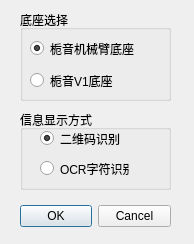
<?xml version="1.0" encoding="UTF-8"?>
<ui version="4.0">
 <class>SettingDialog</class>
 <widget class="QDialog" name="SettingDialog">
  <property name="geometry">
   <rect>
    <x>0</x>
    <y>0</y>
    <width>194</width>
    <height>244</height>
   </rect>
  </property>
  <property name="maximumSize">
   <size>
    <width>194</width>
    <height>244</height>
   </size>
  </property>
  <property name="windowTitle">
   <string>设置</string>
  </property>
  <widget class="QDialogButtonBox" name="buttonBox">
   <property name="geometry">
    <rect>
     <x>20</x>
     <y>200</y>
     <width>151</width>
     <height>32</height>
    </rect>
   </property>
   <property name="orientation">
    <enum>Qt::Horizontal</enum>
   </property>
   <property name="standardButtons">
    <set>QDialogButtonBox::Cancel|QDialogButtonBox::Ok</set>
   </property>
  </widget>
  <widget class="QGroupBox" name="groupBox">
   <property name="geometry">
    <rect>
     <x>20</x>
     <y>10</y>
     <width>151</width>
     <height>91</height>
    </rect>
   </property>
   <property name="title">
    <string>底座选择</string>
   </property>
   <widget class="QRadioButton" name="radioButton_Robotic">
    <property name="geometry">
     <rect>
      <x>10</x>
      <y>30</y>
      <width>107</width>
      <height>17</height>
     </rect>
    </property>
    <property name="text">
     <string>栀音机械臂底座</string>
    </property>
    <property name="checked">
     <bool>true</bool>
    </property>
   </widget>
   <widget class="QRadioButton" name="radioButton_5or4Axis">
    <property name="geometry">
     <rect>
      <x>10</x>
      <y>60</y>
      <width>107</width>
      <height>21</height>
     </rect>
    </property>
    <property name="text">
     <string>栀音V1底座</string>
    </property>
   </widget>
  </widget>
  <widget class="QGroupBox" name="groupBox_2">
   <property name="geometry">
    <rect>
     <x>20</x>
     <y>110</y>
     <width>151</width>
     <height>80</height>
    </rect>
   </property>
   <property name="title">
    <string>信息显示方式</string>
   </property>
   <widget class="QRadioButton" name="radioButton_QR">
    <property name="geometry">
     <rect>
      <x>20</x>
      <y>20</y>
      <width>89</width>
      <height>17</height>
     </rect>
    </property>
    <property name="text">
     <string>二维码识别</string>
    </property>
    <property name="checked">
     <bool>true</bool>
    </property>
   </widget>
   <widget class="QRadioButton" name="radioButton_Info">
    <property name="geometry">
     <rect>
      <x>20</x>
      <y>50</y>
      <width>89</width>
      <height>17</height>
     </rect>
    </property>
    <property name="text">
     <string>OCR字符识别</string>
    </property>
   </widget>
  </widget>
 </widget>
 <resources/>
 <connections>
  <connection>
   <sender>buttonBox</sender>
   <signal>accepted()</signal>
   <receiver>SettingDialog</receiver>
   <slot>accept()</slot>
   <hints>
    <hint type="sourcelabel">
     <x>248</x>
     <y>254</y>
    </hint>
    <hint type="destinationlabel">
     <x>157</x>
     <y>274</y>
    </hint>
   </hints>
  </connection>
  <connection>
   <sender>buttonBox</sender>
   <signal>rejected()</signal>
   <receiver>SettingDialog</receiver>
   <slot>reject()</slot>
   <hints>
    <hint type="sourcelabel">
     <x>316</x>
     <y>260</y>
    </hint>
    <hint type="destinationlabel">
     <x>286</x>
     <y>274</y>
    </hint>
   </hints>
  </connection>
 </connections>
</ui>
